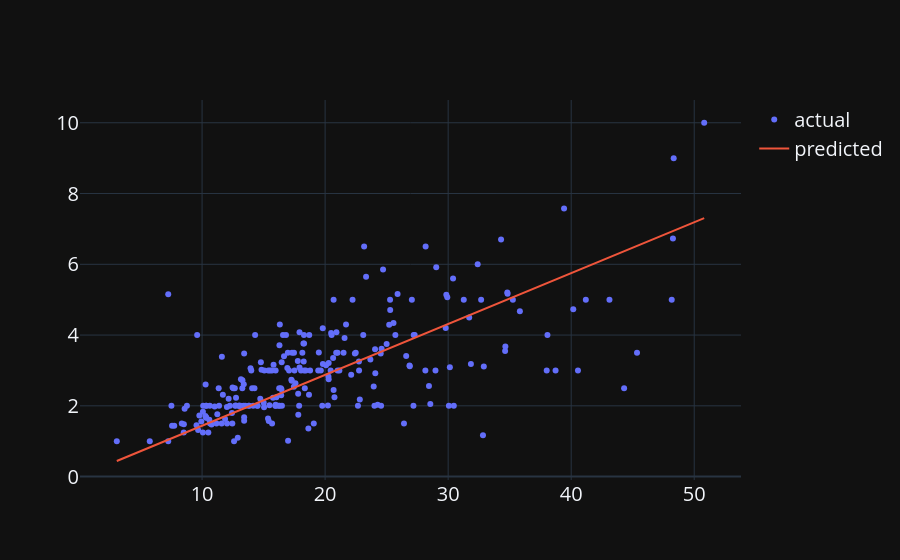

Notebook code cell kept with this figure:
### Code cell
fig = go.Figure()
fig.add_trace(go.Scatter(x=data['total_bill'], y = data['tip'], mode = "markers", name = "actual"))
fig.add_trace(go.Scatter(x=data['total_bill'], y = data['prediction'], mode = "lines", name = "predicted"))
fig.update_layout(font_size = 20)

### Figure 1 — Plotly figure (JSON) as saved in the notebook; plotly's stock layout.template omitted (floating-point values rounded to 4 significant figures; data arrays with more than 128 entries replaced by an {"elided": "..."} marker saying what was removed)
{"data": [{"mode": "markers", "name": "actual", "x": {"elided": "244 float values"}, "y": {"elided": "244 float values"}, "type": "scatter"}, {"mode": "lines", "name": "predicted", "x": {"elided": "244 float values"}, "y": {"elided": "244 float values"}, "type": "scatter"}], "layout": {"font": {"size": 20}}}
